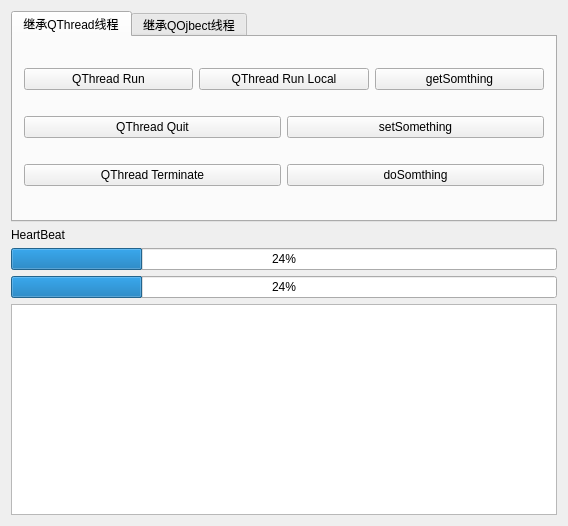
<?xml version="1.0" encoding="UTF-8"?>
<ui version="4.0">
 <class>Widget</class>
 <widget class="QWidget" name="Widget">
  <property name="geometry">
   <rect>
    <x>0</x>
    <y>0</y>
    <width>568</width>
    <height>526</height>
   </rect>
  </property>
  <property name="windowTitle">
   <string>Widget</string>
  </property>
  <layout class="QVBoxLayout" name="verticalLayout">
   <item>
    <widget class="QTabWidget" name="tabWidget">
     <property name="currentIndex">
      <number>0</number>
     </property>
     <widget class="QWidget" name="tab1">
      <attribute name="title">
       <string>继承QThread线程</string>
      </attribute>
      <layout class="QVBoxLayout" name="verticalLayout_2">
       <item>
        <layout class="QHBoxLayout" name="horizontalLayout">
         <item>
          <widget class="QPushButton" name="btnthreadRun">
           <property name="text">
            <string>QThread Run</string>
           </property>
          </widget>
         </item>
         <item>
          <widget class="QPushButton" name="btnthreadLocalRun">
           <property name="text">
            <string>QThread Run Local</string>
           </property>
          </widget>
         </item>
         <item>
          <widget class="QPushButton" name="btngetSomthing">
           <property name="text">
            <string>getSomthing</string>
           </property>
          </widget>
         </item>
        </layout>
       </item>
       <item>
        <layout class="QHBoxLayout" name="horizontalLayout_2">
         <item>
          <widget class="QPushButton" name="btnthreadQuit">
           <property name="text">
            <string>QThread Quit</string>
           </property>
          </widget>
         </item>
         <item>
          <widget class="QPushButton" name="btnsetSomething">
           <property name="text">
            <string>setSomething</string>
           </property>
          </widget>
         </item>
        </layout>
       </item>
       <item>
        <layout class="QHBoxLayout" name="horizontalLayout_3">
         <item>
          <widget class="QPushButton" name="btnthreadTerminate">
           <property name="text">
            <string>QThread Terminate</string>
           </property>
          </widget>
         </item>
         <item>
          <widget class="QPushButton" name="btndoSomthing">
           <property name="text">
            <string>doSomthing</string>
           </property>
          </widget>
         </item>
        </layout>
       </item>
      </layout>
     </widget>
     <widget class="QWidget" name="tab_2">
      <attribute name="title">
       <string>继承QOjbect线程</string>
      </attribute>
      <layout class="QVBoxLayout" name="verticalLayout_3">
       <item>
        <layout class="QHBoxLayout" name="horizontalLayout_4">
         <item>
          <widget class="QPushButton" name="btnObjectMove2Thread">
           <property name="text">
            <string>ObjectMove2Thread</string>
           </property>
          </widget>
         </item>
         <item>
          <widget class="QPushButton" name="btnThreadStop">
           <property name="text">
            <string>ThreadStop</string>
           </property>
          </widget>
         </item>
        </layout>
       </item>
       <item>
        <layout class="QHBoxLayout" name="horizontalLayout_5">
         <item>
          <widget class="QPushButton" name="btnObjectMove2Thread2">
           <property name="text">
            <string>ObjectMove2Thread2</string>
           </property>
          </widget>
         </item>
         <item>
          <widget class="QPushButton" name="btnQuit">
           <property name="text">
            <string>Quit</string>
           </property>
          </widget>
         </item>
        </layout>
       </item>
      </layout>
     </widget>
    </widget>
   </item>
   <item>
    <widget class="QLabel" name="label">
     <property name="text">
      <string>HeartBeat</string>
     </property>
    </widget>
   </item>
   <item>
    <widget class="QProgressBar" name="progressBarheart">
     <property name="value">
      <number>24</number>
     </property>
    </widget>
   </item>
   <item>
    <widget class="QProgressBar" name="progressBar">
     <property name="value">
      <number>24</number>
     </property>
    </widget>
   </item>
   <item>
    <widget class="QTextEdit" name="textEdit"/>
   </item>
  </layout>
 </widget>
 <layoutdefault spacing="6" margin="11"/>
 <resources/>
 <connections/>
</ui>
